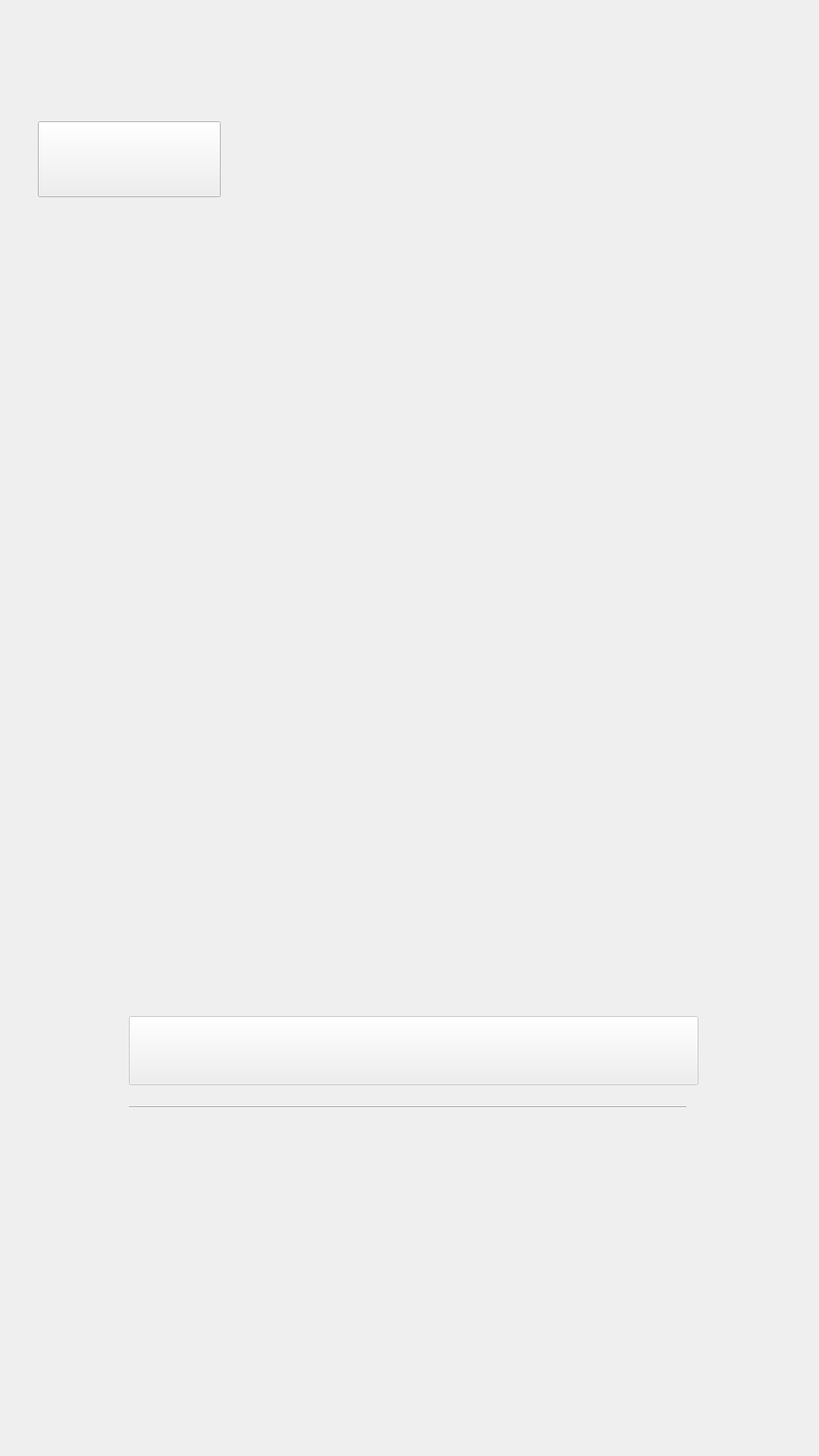
<?xml version="1.0" encoding="UTF-8"?>
<ui version="4.0">
 <class>payPage</class>
 <widget class="QWidget" name="payPage">
  <property name="geometry">
   <rect>
    <x>0</x>
    <y>0</y>
    <width>1080</width>
    <height>1920</height>
   </rect>
  </property>
  <property name="windowTitle">
   <string>Form</string>
  </property>
  <property name="styleSheet">
   <string notr="true"/>
  </property>
  <widget class="QPushButton" name="previousPage_Button">
   <property name="geometry">
    <rect>
     <x>50</x>
     <y>160</y>
     <width>241</width>
     <height>100</height>
    </rect>
   </property>
   <property name="text">
    <string/>
   </property>
  </widget>
  <widget class="Line" name="line">
   <property name="geometry">
    <rect>
     <x>170</x>
     <y>1452</y>
     <width>735</width>
     <height>16</height>
    </rect>
   </property>
   <property name="orientation">
    <enum>Qt::Horizontal</enum>
   </property>
  </widget>
  <widget class="QLabel" name="order_total_amount">
   <property name="geometry">
    <rect>
     <x>373</x>
     <y>1180</y>
     <width>341</width>
     <height>41</height>
    </rect>
   </property>
   <property name="font">
    <font>
     <family>Open Sans</family>
     <pointsize>22</pointsize>
     <weight>75</weight>
     <bold>true</bold>
    </font>
   </property>
   <property name="text">
    <string/>
   </property>
   <property name="textFormat">
    <enum>Qt::RichText</enum>
   </property>
   <property name="alignment">
    <set>Qt::AlignCenter</set>
   </property>
  </widget>
  <widget class="QPushButton" name="payment_bypass_Button">
   <property name="enabled">
    <bool>false</bool>
   </property>
   <property name="geometry">
    <rect>
     <x>170</x>
     <y>1340</y>
     <width>751</width>
     <height>91</height>
    </rect>
   </property>
   <property name="text">
    <string/>
   </property>
  </widget>
 </widget>
 <resources/>
 <connections/>
</ui>
